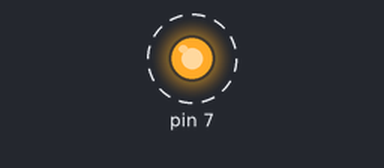
Recording of a sketch running on a simulated Arduino Uno, built with avr-gcc and run on an emulated ATmega328P. On the bench: output pins drawn as LEDs (lit = HIGH). Dashed ring = blinking.

Above: at 0.7 s.
Timing chart, 0 to 5.8 s (numbered marks = the images above):
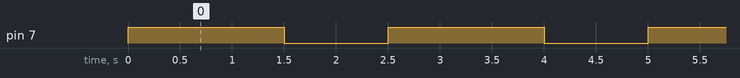

The sketch:

task2_robot_eye1.ino
```cpp
void setup()
{

  pinMode(7, OUTPUT);
  digitalWrite(7, LOW);
}

void loop()
{
  digitalWrite(7, HIGH);
  delay(1500);
  digitalWrite(7, LOW);
  delay(1000);
}
```

Measured:
- by itself, pin 7: alternates HIGH for 1.5 s and LOW for 1.0 s
